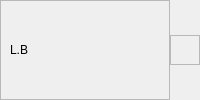
        <widget class="QWidget" name="footerContainter" native="true">
         <layout class="QHBoxLayout" name="horizontalLayout_11">
          <property name="spacing">
           <number>0</number>
          </property>
          <property name="leftMargin">
           <number>0</number>
          </property>
          <property name="topMargin">
           <number>0</number>
          </property>
          <property name="rightMargin">
           <number>0</number>
          </property>
          <property name="bottomMargin">
           <number>0</number>
          </property>
          <item>
           <widget class="QFrame" name="frame_10">
            <property name="frameShape">
             <enum>QFrame::StyledPanel</enum>
            </property>
            <property name="frameShadow">
             <enum>QFrame::Raised</enum>
            </property>
            <layout class="QHBoxLayout" name="horizontalLayout_12">
             <item>
              <widget class="QLabel" name="label_15">
               <property name="text">
                <string>L.B</string>
               </property>
              </widget>
             </item>
            </layout>
           </widget>
          </item>
          <item>
           <widget class="QFrame" name="sizeGrip">
            <property name="minimumSize">
             <size>
              <width>30</width>
              <height>30</height>
             </size>
            </property>
            <property name="maximumSize">
             <size>
              <width>30</width>
              <height>30</height>
             </size>
            </property>
            <property name="frameShape">
             <enum>QFrame::StyledPanel</enum>
            </property>
            <property name="frameShadow">
             <enum>QFrame::Raised</enum>
            </property>
           </widget>
          </item>
         </layout>
        </widget>
